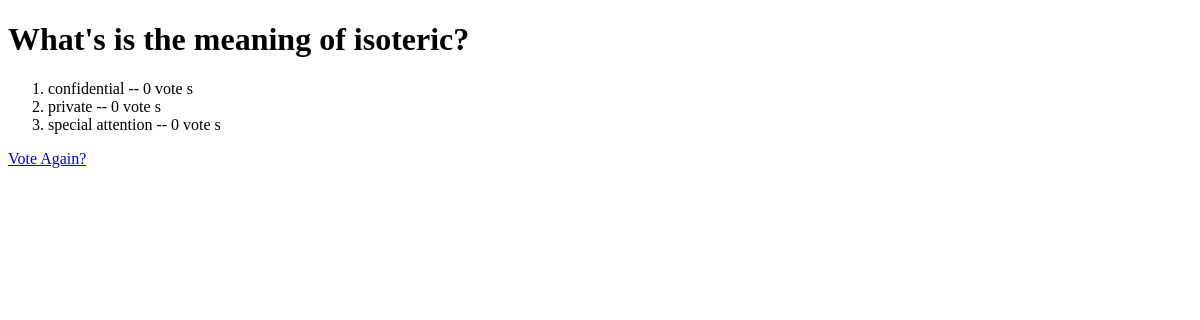
/polls/3/results/, run on an earlier commit of the app's database.
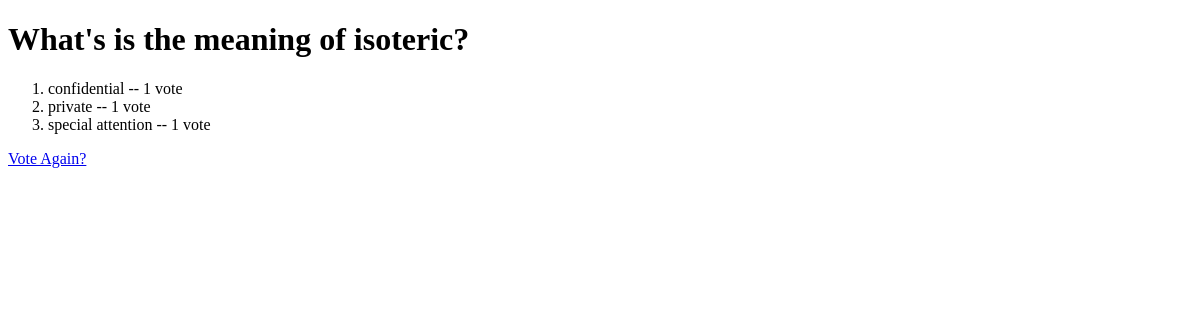
And on a later commit of the database.
### polls/models.py (models this page shows, shortened)
class Question(models.Model):
    question_text = models.CharField(max_length=200)
    publication_date = models.DateTimeField('date published')
    def __str__(self):
        return self.question_text
    def was_published_recently(self):
        now = timezone.now()
        return now - datetime.timedelta(days=1) <= self.publication_date <= now
    was_published_recently.admin_order_field = 'publication_date'
    was_published_recently.boolean = True
    was_published_recently.short_description = 'Published recently?'

class Choice(models.Model):
    question = models.ForeignKey(Question, on_delete=models.CASCADE)
    choice_text = models.CharField(max_length = 200)
    votes = models.IntegerField(default = 0)

### polls/views.py (the view)
# urls.py: path('<int:pk>/results/', views.ResultsView.as_view(), name = "results"),
class ResultsView(generic.DetailView):
    model = Question
    template_name = 'polls/results.html'
    def get_queryset(self):
        return Question.objects.filter(publication_date__lte = timezone.now())

### polls/templates/polls/results.html (shortened to what this page needs)
<!DOCTYPE html>
<html lang="en">
<head>
</head>
<body>
<h1>{{ question }}</h1>
<ol>
    {% for choice in question.choice_set.all %}
        <li>{{ choice.choice_text }} -- {{ choice.votes }} vote {{ choice.votes | pluralize }}</li>
    {% endfor %}
</ol>
<a href="{% url 'polls:details' question.id %}">Vote Again?</a>
</body>
</html>

What changed in the data, as far as the page shows it:
changed Choice "confidential": votes "0" → "1"; votes|pluralize "s" → (not shown)
changed Choice "private": votes "0" → "1"; votes|pluralize "s" → (not shown)
changed Choice "special attention": votes "0" → "1"; votes|pluralize "s" → (not shown)
